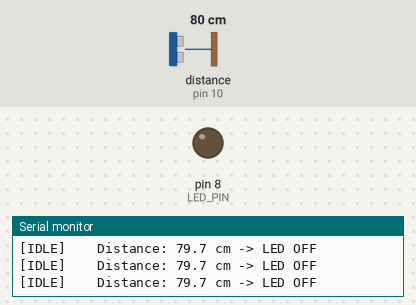
A sketch run on a simulated Arduino Uno, built with avr-gcc and run on an emulated ATmega328P. Shown: output pins drawn as LEDs (lit = HIGH), the last lines printed to the serial monitor. Wiring (inferred from the names in the program): ultrasonic range finder: trigger pin 9; echo pin 10. The inputs (shaded band) are chosen by the test bench; at power-on: distance to the obstacle (sensor on pin 10) 80 cm. The echo pulse lasts 58.3 µs per cm; pins used as bus, display or sensor lines are not drawn.

Above: at 1.4 s.
1.5 s: distance to the obstacle (sensor on pin 10) set to 55 cm
3.0 s: distance to the obstacle (sensor on pin 10) set to 45 cm
At 4.2 s:
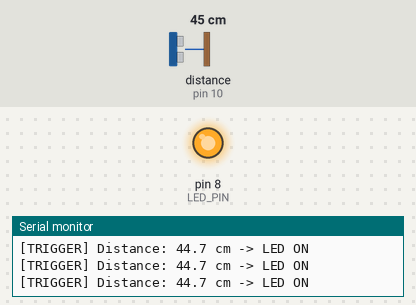
4.5 s: distance to the obstacle (sensor on pin 10) set to 60 cm
At 5.3 s:
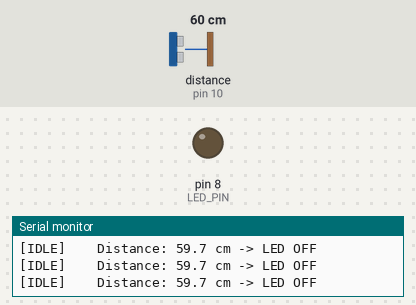
6.1 s: distance to the obstacle (sensor on pin 10) set to 2 cm
At 7.6 s:
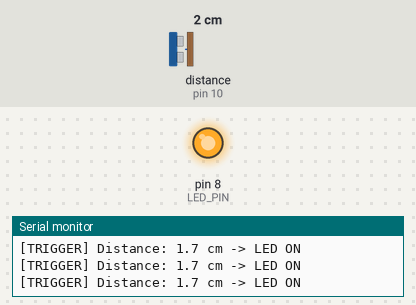
Timing chart, 0 to 8.6 s (numbered marks = the images above; inputs shaded):
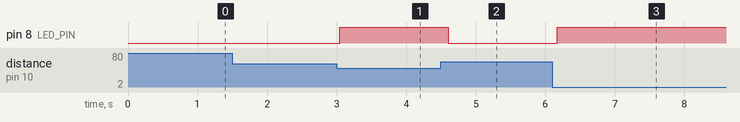

The sketch:

future_distance_trigger.ino
```cpp
// --- PIN DEFINITIONS ---
const int TRIG_PIN = 9;
const int ECHO_PIN = 10;
const int LED_PIN = 8;

// --- SETTINGS ---
const float DISTANCE_THRESHOLD_CM = 50.0; // Trigger LED if distance < 50 cm
const unsigned long TIMEOUT_US = 25000; // Timeout for pulseIn (~4 meters range)

void setup() {
  pinMode(TRIG_PIN, OUTPUT);
  pinMode(ECHO_PIN, INPUT);
  pinMode(LED_PIN, OUTPUT);
  digitalWrite(LED_PIN, LOW);

  Serial.begin(115200);
  delay(200);

  Serial.println(F("=================================================="));
  Serial.println(F("Future Scope: HC-SR04 Distance Trigger Test"));
  Serial.print(F("Threshold: "));
  Serial.print(DISTANCE_THRESHOLD_CM);
  Serial.println(F(" cm"));
  Serial.println(F("=================================================="));
}

float measureDistanceCm() {
  // Clear trigger pin
  digitalWrite(TRIG_PIN, LOW);
  delayMicroseconds(2);

  // Send 10 microsecond HIGH pulse
  digitalWrite(TRIG_PIN, HIGH);
  delayMicroseconds(10);
  digitalWrite(TRIG_PIN, LOW);

  // Read the echo pulse duration in microseconds
  unsigned long duration = pulseIn(ECHO_PIN, HIGH, TIMEOUT_US);

  if (duration == 0) {
    // Timeout or out of range
    return -1.0;
  }

  // Speed of sound: ~343 m/s = 0.0343 cm/us -> Distance = (duration * 0.0343) /
  // 2
  float distance = (duration * 0.0343) / 2.0;
  return distance;
}

void loop() {
  float distance = measureDistanceCm();

  if (distance > 0 && distance < DISTANCE_THRESHOLD_CM) {
    // Object detected within threshold
    digitalWrite(LED_PIN, HIGH);
    Serial.print(F("[TRIGGER] Distance: "));
    Serial.print(distance, 1);
    Serial.println(F(" cm -> LED ON"));
  } else {
    digitalWrite(LED_PIN, LOW);
    Serial.print(F("[IDLE]    Distance: "));
    if (distance < 0) {
      Serial.println(F("Out of range -> LED OFF"));
    } else {
      Serial.print(distance, 1);
      Serial.println(F(" cm -> LED OFF"));
    }
  }

  delay(100); // 10Hz sampling
}
```

Measured:
- the behaviour switches between 51 and 50 cm on distance to the obstacle (sensor on pin 10) (found by bisection; images 0 and 1)
- after the input at 3.0 s, pin 8 (LED_PIN): LOW → HIGH after 0.05 s
- after the input at 4.5 s, pin 8 (LED_PIN): HIGH → LOW after 0.11 s
- after the input at 6.1 s, pin 8 (LED_PIN): LOW → HIGH after 0.07 s
